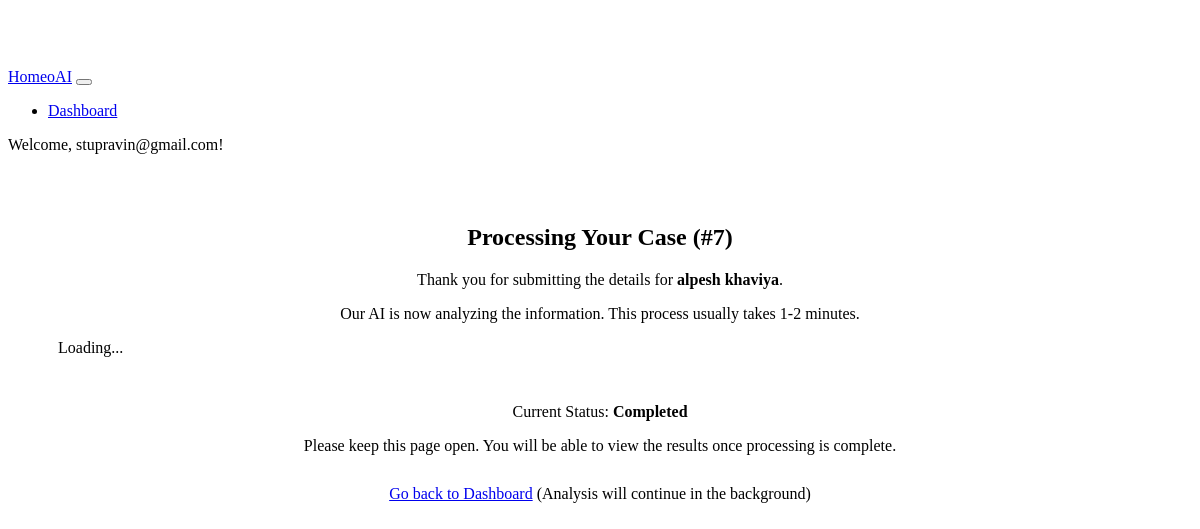
Screenshot of /case/7/wait/ (signed in) with the database file from the repository.
### core/models.py (models this page shows, shortened)
class Case(models.Model):
    user = models.ForeignKey(settings.AUTH_USER_MODEL, on_delete=models.CASCADE, related_name='cases')
    created_at = models.DateTimeField(auto_now_add=True)
    updated_at = models.DateTimeField(auto_now=True)
    date = models.DateField(default=timezone.now, blank=True, null=True) # Made optional
    opd_no = models.CharField(max_length=50, blank=True, null=True)
    patient_name = models.CharField(max_length=200) # Required
    patient_age = models.CharField(max_length=20, blank=True, null=True)
    patient_sex = models.CharField(max_length=10, choices=[('Male', 'Male'), ('Female', 'Female'), ('Other', 'Other')], blank=True, null=True)
    patient_occupation = models.CharField(max_length=100, blank=True, null=True)
    patient_address = models.TextField(blank=True, null=True)
    patient_phone = models.CharField(max_length=20, blank=True, null=True)
    presenting_complaints = models.TextField() # Required
    history_of_present_illness = models.TextField(blank=True, null=True)
    past_history_vaccination = models.TextField(blank=True, null=True) # Corresponds to past_history.vaccination
    family_history = models.TextField(blank=True, null=True)
    personal_history = models.JSONField(blank=True, null=True, default=dict)
    menstrual_history = models.JSONField(blank=True, null=True, default=dict)
    physical_examination = models.JSONField(blank=True, null=True, default=dict)
    patient_as_person = models.TextField(blank=True, null=True)
    systemic_examination = models.TextField(blank=True, null=True)
    result_file_path = models.CharField(max_length=512, blank=True, null=True) # Store relative path?
    STATUS_CHOICES = [
        ('PENDING', 'Pending Analysis'),
        ('PROCESSING', 'Processing'),
        ('COMPLETED', 'Completed'),
        ('ERROR', 'Error'),
    ]
    status = models.CharField(max_length=20, choices=STATUS_CHOICES, default='PENDING')
    class Meta:
        ordering = ['-created_at']

### core/views.py (the view)
@login_required
def wait_for_results_view(request, case_id):
    case = get_object_or_404(Case, id=case_id, user=request.user)
    context = {"case": case, "case_status": case.status}
    return render(request, "waiting.html", context)

### templates/waiting.html (shortened to what this page needs)
{% extends 'base_generic.html' %}
{% block content %}
<div class="container waiting-container">
    <h2>Processing Your Case (#{{ case.id }})</h2>
    <p>Thank you for submitting the details for <strong>{{ case.patient_name|default:'the patient' }}</strong>.</p>
    <p>Our AI is now analyzing the information. This process usually takes 1-2 minutes.</p>
    <div class="spinner-border text-primary my-4" role="status">
        <span class="visually-hidden">Loading...</span>
    </div>
    <p>Current Status: <strong id="case-status">{{ case.get_status_display }}</strong></p>
    <p>Please keep this page open. You will be able to view the results once processing is complete.</p>
     <p style="margin-top: 30px;"><a href="{% url 'core:dashboard' %}">Go back to Dashboard</a> (Analysis will continue in the background)</p>
</div>
{% endblock %}

### templates/base_generic.html (shortened to what this page needs)
{% load static %}
<!DOCTYPE html>
<html lang="en">
<head>
</head>
<body>
    <nav class="navbar navbar-expand-md navbar-dark bg-dark fixed-top">
      <div class="container-fluid">
        <a class="navbar-brand" href="{% url 'core:home' %}">HomeoAI</a>
         <button class="navbar-toggler" type="button" data-bs-toggle="collapse" data-bs-target="#navbarCollapse" aria-controls="navbarCollapse" aria-expanded="false" aria-label="Toggle navigation">
         </button>
         <div class="collapse navbar-collapse" id="navbarCollapse">
           <ul class="navbar-nav me-auto mb-2 mb-md-0">
               <li class="nav-item"><a class="nav-link" href="{% url 'core:dashboard' %}">Dashboard</a></li>
           </ul>
           {% if user.is_authenticated %}
             <span class="navbar-text me-3">Welcome, {{ user.username }}!</span>
             <form action="{% url 'auth_app:logout' %}" method="post" class="logout-form">
                 <button type="submit" class="logout-button">Logout</button>
             </form>
           {% endif %}
         </div>
      </div>
    </nav>
    <main role="main">
        {% block content %}{% endblock %}
    </main>
</body>
</html>

### templates/waiting.html (style rules this page uses)
.waiting-container { text-align: center; padding: 50px; }
.spinner-border { width: 3rem; height: 3rem; }

### templates/base_generic.html (style rules this page uses)
body { padding-top: 60px; }
.logout-form { display: inline; }
.logout-button { background: none!important; border: none; padding: 0!important; color: rgba(255,255,255,.55); text-decoration: underline; cursor: pointer; font: inherit; }

### rows the page displays
Case: id "7", patient_name "alpesh khaviya", status "Completed"

### other values shown
{{ user.username }} "stupravin@gmail.com"
